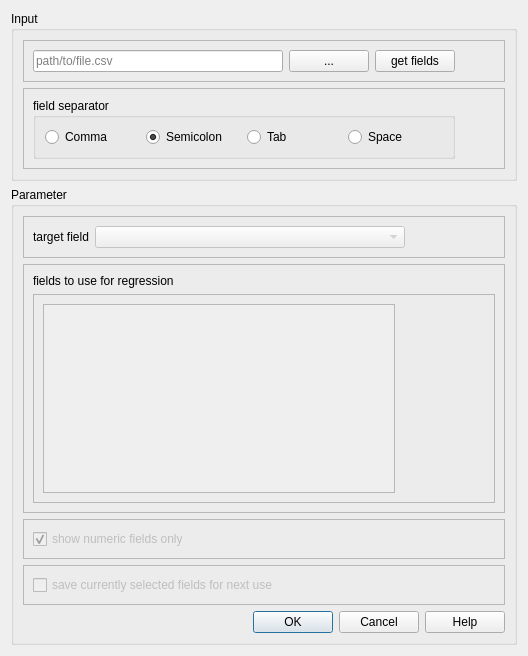
<?xml version="1.0" encoding="UTF-8"?>
<ui version="4.0">
 <class>gqisImmoDialogBase</class>
 <widget class="QDialog" name="gqisImmoDialogBase">
  <property name="geometry">
   <rect>
    <x>0</x>
    <y>0</y>
    <width>521</width>
    <height>656</height>
   </rect>
  </property>
  <property name="windowTitle">
   <string>QGIS Immo</string>
  </property>
  <layout class="QHBoxLayout" name="horizontalLayout_5">
   <item>
    <layout class="QVBoxLayout" name="verticalLayout">
     <item>
      <widget class="QGroupBox" name="input_group_box">
       <property name="title">
        <string>Input</string>
       </property>
       <layout class="QVBoxLayout" name="verticalLayout_2">
        <item>
         <widget class="QFrame" name="frame_5">
          <property name="frameShape">
           <enum>QFrame::StyledPanel</enum>
          </property>
          <property name="frameShadow">
           <enum>QFrame::Raised</enum>
          </property>
          <layout class="QHBoxLayout" name="horizontalLayout_8">
           <item>
            <widget class="QLineEdit" name="input_file_path">
             <property name="minimumSize">
              <size>
               <width>250</width>
               <height>0</height>
              </size>
             </property>
             <property name="toolTip">
              <string>enter the path to a csv file here</string>
             </property>
             <property name="toolTipDuration">
              <number>-1</number>
             </property>
             <property name="text">
              <string/>
             </property>
             <property name="dragEnabled">
              <bool>true</bool>
             </property>
             <property name="placeholderText">
              <string>path/to/file.csv</string>
             </property>
             <property name="clearButtonEnabled">
              <bool>true</bool>
             </property>
            </widget>
           </item>
           <item>
            <widget class="QPushButton" name="input_select_file">
             <property name="toolTip">
              <string>select a csv-file from the file system</string>
             </property>
             <property name="toolTipDuration">
              <number>-1</number>
             </property>
             <property name="text">
              <string>...</string>
             </property>
            </widget>
           </item>
           <item>
            <widget class="QPushButton" name="get_fields_button">
             <property name="text">
              <string>get fields</string>
             </property>
            </widget>
           </item>
           <item>
            <spacer name="horizontalSpacer_2">
             <property name="orientation">
              <enum>Qt::Horizontal</enum>
             </property>
             <property name="sizeType">
              <enum>QSizePolicy::Fixed</enum>
             </property>
             <property name="sizeHint" stdset="0">
              <size>
               <width>40</width>
               <height>20</height>
              </size>
             </property>
            </spacer>
           </item>
          </layout>
         </widget>
        </item>
        <item>
         <widget class="QFrame" name="frame_7">
          <property name="frameShape">
           <enum>QFrame::StyledPanel</enum>
          </property>
          <property name="frameShadow">
           <enum>QFrame::Raised</enum>
          </property>
          <layout class="QHBoxLayout" name="horizontalLayout">
           <item>
            <widget class="QGroupBox" name="groupBox">
             <property name="title">
              <string>field separator</string>
             </property>
             <layout class="QHBoxLayout" name="horizontalLayout_2">
              <item>
               <widget class="QRadioButton" name="comma_radio_btn">
                <property name="text">
                 <string>Comma</string>
                </property>
               </widget>
              </item>
              <item>
               <widget class="QRadioButton" name="semicolon_radio_btn">
                <property name="text">
                 <string>Semicolon</string>
                </property>
                <property name="checked">
                 <bool>true</bool>
                </property>
               </widget>
              </item>
              <item>
               <widget class="QRadioButton" name="tab_radio_btn">
                <property name="text">
                 <string>Tab</string>
                </property>
               </widget>
              </item>
              <item>
               <widget class="QRadioButton" name="space_radio_btn">
                <property name="text">
                 <string>Space</string>
                </property>
               </widget>
              </item>
             </layout>
            </widget>
           </item>
           <item>
            <spacer name="horizontalSpacer_6">
             <property name="orientation">
              <enum>Qt::Horizontal</enum>
             </property>
             <property name="sizeType">
              <enum>QSizePolicy::Fixed</enum>
             </property>
             <property name="sizeHint" stdset="0">
              <size>
               <width>40</width>
               <height>20</height>
              </size>
             </property>
            </spacer>
           </item>
          </layout>
         </widget>
        </item>
       </layout>
      </widget>
     </item>
     <item>
      <widget class="QGroupBox" name="parameter_group_box">
       <property name="title">
        <string>Parameter</string>
       </property>
       <layout class="QVBoxLayout" name="verticalLayout_3">
        <item>
         <widget class="QFrame" name="frame_2">
          <property name="frameShape">
           <enum>QFrame::StyledPanel</enum>
          </property>
          <property name="frameShadow">
           <enum>QFrame::Raised</enum>
          </property>
          <layout class="QHBoxLayout" name="horizontalLayout_4">
           <item>
            <widget class="QLabel" name="target_field_label">
             <property name="maximumSize">
              <size>
               <width>300</width>
               <height>16777215</height>
              </size>
             </property>
             <property name="toolTip">
              <string>the field that contains the target value of the regression analysis</string>
             </property>
             <property name="toolTipDuration">
              <number>-1</number>
             </property>
             <property name="text">
              <string>target field</string>
             </property>
            </widget>
           </item>
           <item>
            <widget class="QComboBox" name="target_field_combo">
             <property name="enabled">
              <bool>false</bool>
             </property>
             <property name="sizePolicy">
              <sizepolicy hsizetype="Expanding" vsizetype="Fixed">
               <horstretch>0</horstretch>
               <verstretch>0</verstretch>
              </sizepolicy>
             </property>
             <property name="minimumSize">
              <size>
               <width>210</width>
               <height>0</height>
              </size>
             </property>
             <property name="maximumSize">
              <size>
               <width>16777215</width>
               <height>16777215</height>
              </size>
             </property>
             <property name="toolTip">
              <string>the field that contains the target value of the regression analysis</string>
             </property>
             <property name="toolTipDuration">
              <number>-1</number>
             </property>
             <property name="statusTip">
              <string/>
             </property>
             <property name="whatsThis">
              <string/>
             </property>
            </widget>
           </item>
           <item>
            <spacer name="horizontalSpacer_3">
             <property name="orientation">
              <enum>Qt::Horizontal</enum>
             </property>
             <property name="sizeType">
              <enum>QSizePolicy::Fixed</enum>
             </property>
             <property name="sizeHint" stdset="0">
              <size>
               <width>90</width>
               <height>20</height>
              </size>
             </property>
            </spacer>
           </item>
          </layout>
         </widget>
        </item>
        <item>
         <widget class="QFrame" name="frame_6">
          <property name="frameShape">
           <enum>QFrame::StyledPanel</enum>
          </property>
          <property name="frameShadow">
           <enum>QFrame::Raised</enum>
          </property>
          <layout class="QVBoxLayout" name="verticalLayout_4">
           <item>
            <widget class="QLabel" name="fields_for_regression_label">
             <property name="text">
              <string>fields to use for regression</string>
             </property>
            </widget>
           </item>
           <item>
            <widget class="QFrame" name="frame_3">
             <property name="frameShape">
              <enum>QFrame::StyledPanel</enum>
             </property>
             <property name="frameShadow">
              <enum>QFrame::Raised</enum>
             </property>
             <layout class="QHBoxLayout" name="horizontalLayout_6">
              <item>
               <widget class="QListView" name="regression_fields">
                <property name="enabled">
                 <bool>false</bool>
                </property>
                <property name="toolTip">
                 <string>select the fields that should be used for the regression analysis</string>
                </property>
                <property name="editTriggers">
                 <set>QAbstractItemView::NoEditTriggers</set>
                </property>
                <property name="alternatingRowColors">
                 <bool>true</bool>
                </property>
                <property name="selectionMode">
                 <enum>QAbstractItemView::MultiSelection</enum>
                </property>
               </widget>
              </item>
              <item>
               <spacer name="horizontalSpacer_4">
                <property name="orientation">
                 <enum>Qt::Horizontal</enum>
                </property>
                <property name="sizeType">
                 <enum>QSizePolicy::Fixed</enum>
                </property>
                <property name="sizeHint" stdset="0">
                 <size>
                  <width>90</width>
                  <height>20</height>
                 </size>
                </property>
               </spacer>
              </item>
             </layout>
            </widget>
           </item>
          </layout>
         </widget>
        </item>
        <item>
         <widget class="QFrame" name="frame">
          <property name="layoutDirection">
           <enum>Qt::LeftToRight</enum>
          </property>
          <property name="frameShape">
           <enum>QFrame::StyledPanel</enum>
          </property>
          <property name="frameShadow">
           <enum>QFrame::Raised</enum>
          </property>
          <layout class="QHBoxLayout" name="horizontalLayout_3">
           <item>
            <widget class="QCheckBox" name="numeric_fields">
             <property name="enabled">
              <bool>false</bool>
             </property>
             <property name="maximumSize">
              <size>
               <width>150</width>
               <height>16777215</height>
              </size>
             </property>
             <property name="text">
              <string>show numeric fields only</string>
             </property>
             <property name="checkable">
              <bool>true</bool>
             </property>
             <property name="checked">
              <bool>true</bool>
             </property>
             <property name="autoRepeat">
              <bool>false</bool>
             </property>
             <property name="tristate">
              <bool>false</bool>
             </property>
            </widget>
           </item>
           <item>
            <spacer name="horizontalSpacer">
             <property name="orientation">
              <enum>Qt::Horizontal</enum>
             </property>
             <property name="sizeHint" stdset="0">
              <size>
               <width>40</width>
               <height>20</height>
              </size>
             </property>
            </spacer>
           </item>
          </layout>
         </widget>
        </item>
        <item>
         <widget class="QFrame" name="frame_4">
          <property name="frameShape">
           <enum>QFrame::StyledPanel</enum>
          </property>
          <property name="frameShadow">
           <enum>QFrame::Raised</enum>
          </property>
          <layout class="QHBoxLayout" name="horizontalLayout_7">
           <item>
            <widget class="QCheckBox" name="save_fields">
             <property name="enabled">
              <bool>false</bool>
             </property>
             <property name="maximumSize">
              <size>
               <width>300</width>
               <height>16777215</height>
              </size>
             </property>
             <property name="mouseTracking">
              <bool>true</bool>
             </property>
             <property name="text">
              <string>save currently selected fields for next use</string>
             </property>
             <property name="checkable">
              <bool>true</bool>
             </property>
             <property name="checked">
              <bool>false</bool>
             </property>
             <property name="autoRepeat">
              <bool>false</bool>
             </property>
             <property name="tristate">
              <bool>false</bool>
             </property>
            </widget>
           </item>
           <item>
            <spacer name="horizontalSpacer_5">
             <property name="orientation">
              <enum>Qt::Horizontal</enum>
             </property>
             <property name="sizeHint" stdset="0">
              <size>
               <width>250</width>
               <height>20</height>
              </size>
             </property>
            </spacer>
           </item>
          </layout>
         </widget>
        </item>
        <item>
         <widget class="QDialogButtonBox" name="button_box">
          <property name="standardButtons">
           <set>QDialogButtonBox::Cancel|QDialogButtonBox::Help|QDialogButtonBox::Ok</set>
          </property>
          <property name="centerButtons">
           <bool>false</bool>
          </property>
         </widget>
        </item>
       </layout>
      </widget>
     </item>
    </layout>
   </item>
  </layout>
 </widget>
 <tabstops>
  <tabstop>target_field_combo</tabstop>
  <tabstop>numeric_fields</tabstop>
  <tabstop>save_fields</tabstop>
 </tabstops>
 <resources/>
 <connections>
  <connection>
   <sender>get_fields_button</sender>
   <signal>clicked()</signal>
   <receiver>gqisImmoDialogBase</receiver>
   <slot>fill_combo_box_with_fieldnames()</slot>
   <hints>
    <hint type="sourcelabel">
     <x>396</x>
     <y>45</y>
    </hint>
    <hint type="destinationlabel">
     <x>249</x>
     <y>323</y>
    </hint>
   </hints>
  </connection>
  <connection>
   <sender>input_select_file</sender>
   <signal>clicked()</signal>
   <receiver>gqisImmoDialogBase</receiver>
   <slot>select_file()</slot>
   <hints>
    <hint type="sourcelabel">
     <x>314</x>
     <y>45</y>
    </hint>
    <hint type="destinationlabel">
     <x>249</x>
     <y>323</y>
    </hint>
   </hints>
  </connection>
  <connection>
   <sender>target_field_combo</sender>
   <signal>activated(QString)</signal>
   <receiver>gqisImmoDialogBase</receiver>
   <slot>fill_list_view_with_fieldnames()</slot>
   <hints>
    <hint type="sourcelabel">
     <x>241</x>
     <y>210</y>
    </hint>
    <hint type="destinationlabel">
     <x>260</x>
     <y>327</y>
    </hint>
   </hints>
  </connection>
  <connection>
   <sender>numeric_fields</sender>
   <signal>stateChanged(int)</signal>
   <receiver>gqisImmoDialogBase</receiver>
   <slot>filter_numeric_fields()</slot>
   <hints>
    <hint type="sourcelabel">
     <x>99</x>
     <y>540</y>
    </hint>
    <hint type="destinationlabel">
     <x>260</x>
     <y>327</y>
    </hint>
   </hints>
  </connection>
  <connection>
   <sender>comma_radio_btn</sender>
   <signal>clicked()</signal>
   <receiver>gqisImmoDialogBase</receiver>
   <slot>set_separator()</slot>
   <hints>
    <hint type="sourcelabel">
     <x>86</x>
     <y>123</y>
    </hint>
    <hint type="destinationlabel">
     <x>260</x>
     <y>327</y>
    </hint>
   </hints>
  </connection>
  <connection>
   <sender>semicolon_radio_btn</sender>
   <signal>clicked()</signal>
   <receiver>gqisImmoDialogBase</receiver>
   <slot>set_separator()</slot>
   <hints>
    <hint type="sourcelabel">
     <x>187</x>
     <y>123</y>
    </hint>
    <hint type="destinationlabel">
     <x>260</x>
     <y>327</y>
    </hint>
   </hints>
  </connection>
  <connection>
   <sender>tab_radio_btn</sender>
   <signal>clicked()</signal>
   <receiver>gqisImmoDialogBase</receiver>
   <slot>set_separator()</slot>
   <hints>
    <hint type="sourcelabel">
     <x>287</x>
     <y>123</y>
    </hint>
    <hint type="destinationlabel">
     <x>260</x>
     <y>327</y>
    </hint>
   </hints>
  </connection>
  <connection>
   <sender>space_radio_btn</sender>
   <signal>clicked()</signal>
   <receiver>gqisImmoDialogBase</receiver>
   <slot>set_separator()</slot>
   <hints>
    <hint type="sourcelabel">
     <x>387</x>
     <y>123</y>
    </hint>
    <hint type="destinationlabel">
     <x>260</x>
     <y>327</y>
    </hint>
   </hints>
  </connection>
  <connection>
   <sender>button_box</sender>
   <signal>accepted()</signal>
   <receiver>gqisImmoDialogBase</receiver>
   <slot>accept()</slot>
   <hints>
    <hint type="sourcelabel">
     <x>260</x>
     <y>624</y>
    </hint>
    <hint type="destinationlabel">
     <x>260</x>
     <y>327</y>
    </hint>
   </hints>
  </connection>
  <connection>
   <sender>button_box</sender>
   <signal>rejected()</signal>
   <receiver>gqisImmoDialogBase</receiver>
   <slot>reject()</slot>
   <hints>
    <hint type="sourcelabel">
     <x>260</x>
     <y>624</y>
    </hint>
    <hint type="destinationlabel">
     <x>260</x>
     <y>327</y>
    </hint>
   </hints>
  </connection>
 </connections>
</ui>
